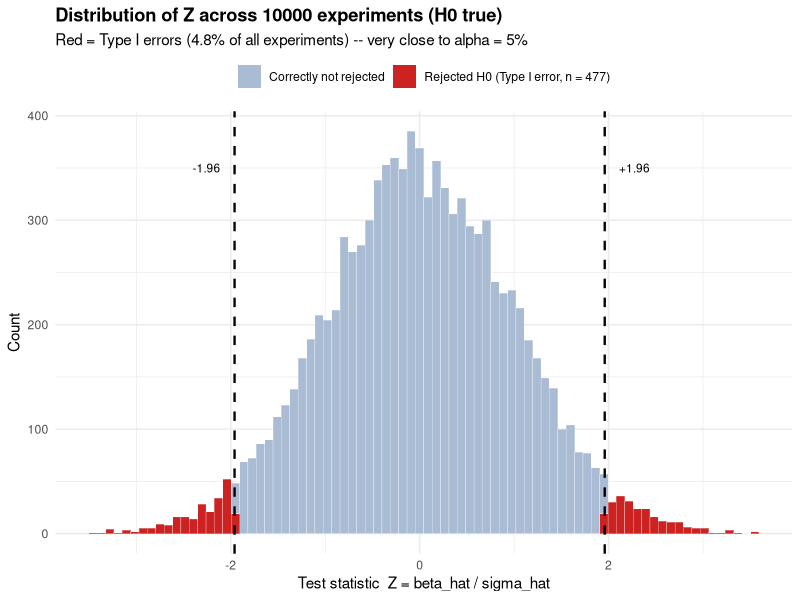
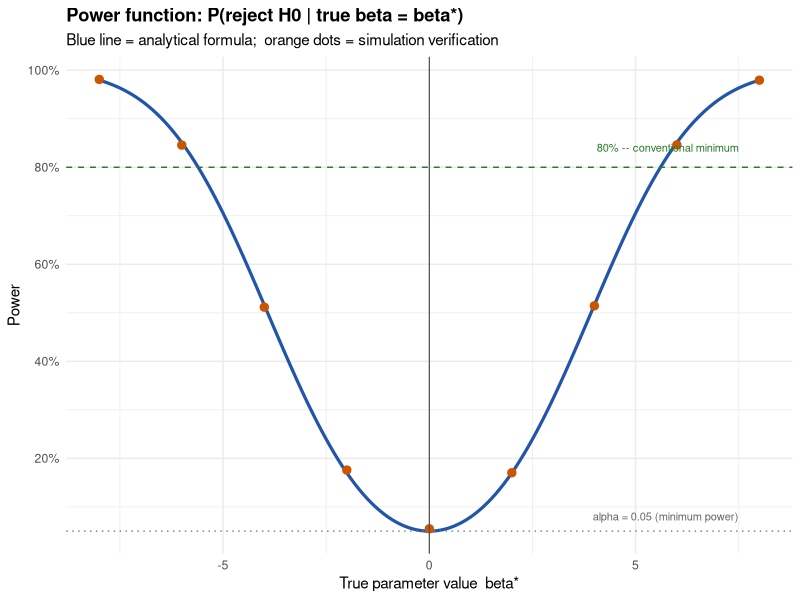
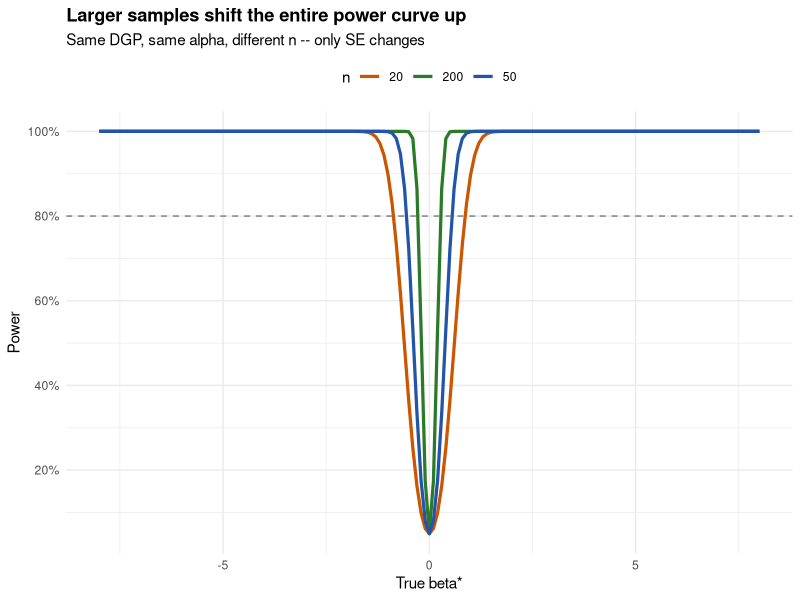
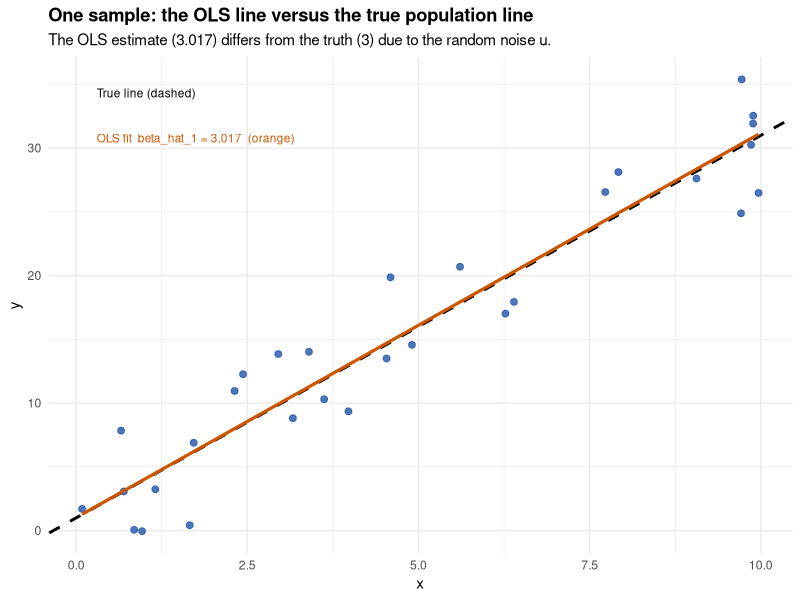
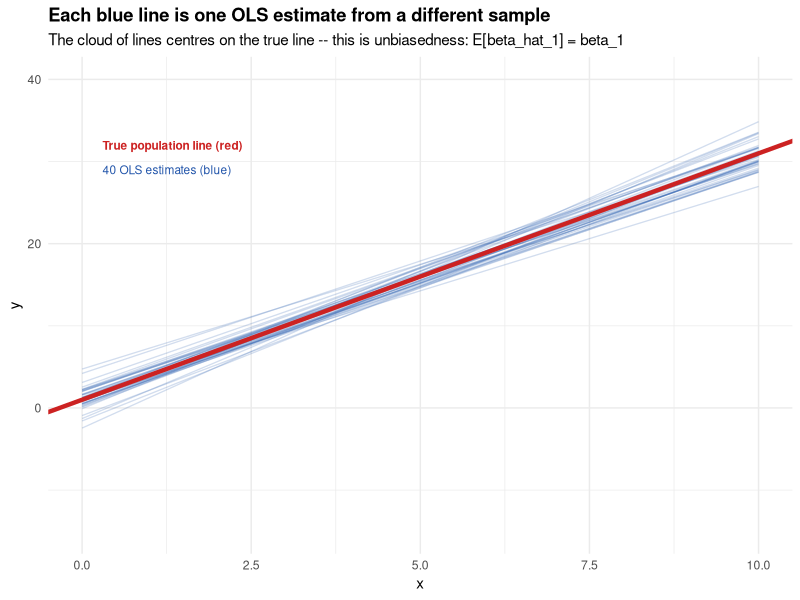
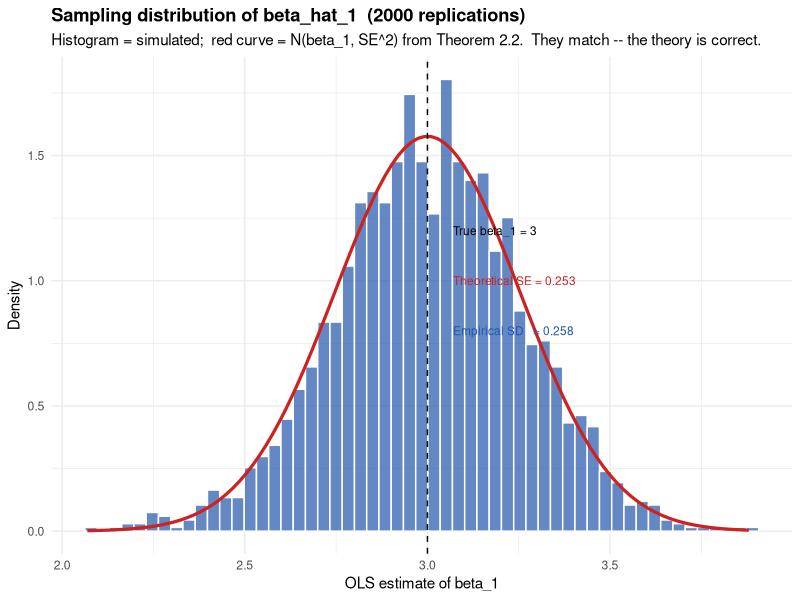
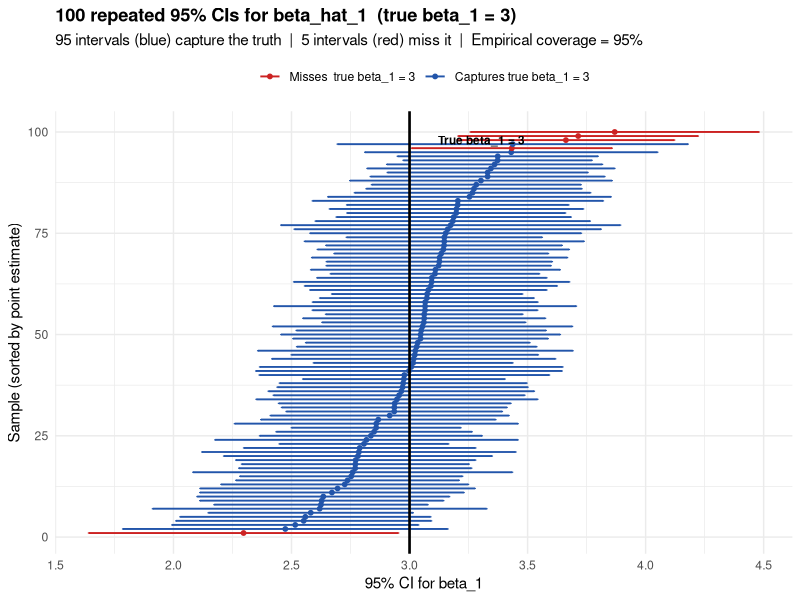
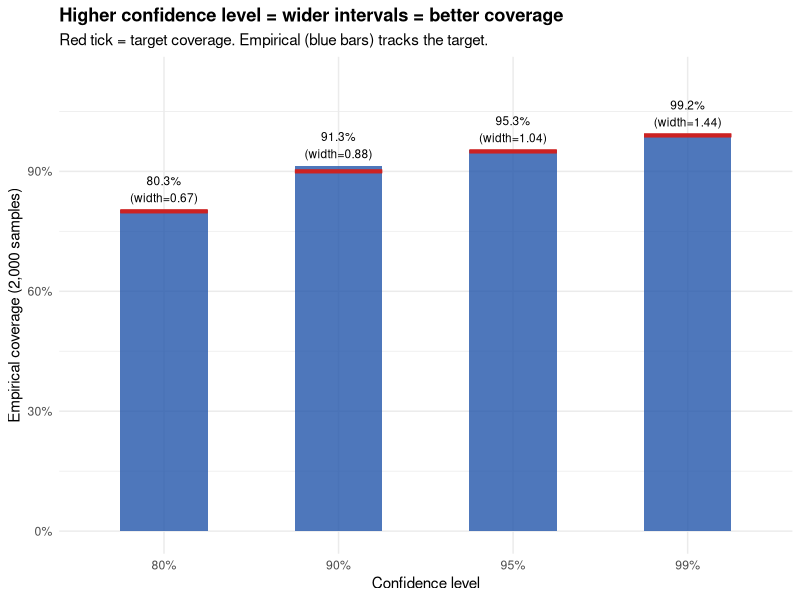

Recreate these plots in R, in order.
## ---- chunk 1
knitr::opts_chunk$set(
  echo    = TRUE,      # always show the code
  message = FALSE,
  warning = FALSE,
  fig.align  = "center",
  fig.width  = 6.3,
  fig.height = 3.8,
  out.width  = "\\textwidth"
)
## ---- chunk 2
# The standard normal N(0,1). How much area lies below 1.96?
pnorm(1.96, mean = 0, sd = 1)

# By symmetry, the area above 1.96 is:
1 - pnorm(1.96, mean = 0, sd = 1)

# The area in BOTH tails beyond +/- 1.96 (= alpha for a two-sided test):
(1 - pnorm(1.96)) + pnorm(-1.96)
## ---- chunk 3
# What value cuts off 97.5% of N(0,1) to the left?
qnorm(0.975)    # answer: 1.96 -- the two-sided critical value at alpha = 0.05

# What value cuts off 95% (one-sided critical value)?
qnorm(0.95)     # answer: 1.645

# What value cuts off 99.5% (for alpha = 0.01, two-sided)?
qnorm(0.995)    # answer: 2.576
## ---- chunk 4
# Verify: pnorm(qnorm(0.975)) should return exactly 0.975
pnorm(qnorm(0.975))

# Verify: qnorm(pnorm(1.96)) should return exactly 1.96
qnorm(pnorm(1.96))
## ---- chunk 5
# -- The TRUE state of the world (unknown to the researcher) --
beta_true <- 0    # H0 is TRUE: the real parameter is zero
sigma_hat <- 2    # the known standard deviation of beta_hat

# -- The researcher's decision rule --
alpha  <- 0.05
z_crit <- qnorm(1 - alpha / 2)   # = 1.96 for a two-sided test

cat("True beta:       ", beta_true, "\n")
cat("sigma_beta_hat:  ", sigma_hat, "\n")
cat("Critical value:  ", round(z_crit, 4), "\n")
cat("We reject H0 when |Z| >", round(z_crit, 4), "\n")
## ---- chunk 6
set.seed(101)   # fix seed so this specific draw is reproducible

# Draw one OLS estimate from the sampling distribution of beta_hat.
# Under our DGP, beta_hat ~ N(beta_true, sigma_hat^2).
# rnorm(n, mean, sd) draws n values from a normal distribution.
beta_hat_observed <- rnorm(1, mean = beta_true, sd = sigma_hat)

cat("The observed estimate is:  beta_hat =", round(beta_hat_observed, 4), "\n")
cat("The true value is:         beta      =", beta_true, "\n")
cat("Difference (due to noise): ", round(beta_hat_observed - beta_true, 4), "\n")
## ---- chunk 7
# Z = (beta_hat - beta_0) / sigma_hat
# Under H0 (beta_0 = 0): Z = beta_hat / sigma_hat
beta_0 <- 0    # the null hypothesis value

Z_observed <- (beta_hat_observed - beta_0) / sigma_hat

cat("Test statistic:  Z = (", round(beta_hat_observed,3), "- 0) /", sigma_hat,
    "=", round(Z_observed, 4), "\n")
cat("Critical value:  +/-", round(z_crit, 4), "\n")
cat("|Z| =", round(abs(Z_observed), 4), "\n")
## ---- chunk 8
# The rejection rule: reject H0 if |Z| > z_crit
reject_H0 <- abs(Z_observed) > z_crit

if (reject_H0) {
  cat("DECISION: Reject H0  (|Z| =", round(abs(Z_observed),3),
      "> z_crit =", round(z_crit,3), ")\n")
} else {
  cat("DECISION: Fail to reject H0  (|Z| =", round(abs(Z_observed),3),
      "<= z_crit =", round(z_crit,3), ")\n")
}
## ---- chunk 9
# Two possibilities:
#   - If we rejected H0 and H0 is TRUE  -> Type I Error
#   - If we did not reject H0 and H0 is TRUE -> Correct decision

if (reject_H0 & beta_true == 0) {
  cat("OUTCOME: Type I Error (false positive).\n")
  cat("         We rejected H0 even though beta = 0 is TRUE.\n")
} else if (!reject_H0 & beta_true == 0) {
  cat("OUTCOME: Correct. We did not reject H0, and H0 is indeed TRUE.\n")
}
## ---- chunk 10
n_sim     <- 10000   # number of simulated experiments
beta_true <- 0       # H0 is TRUE in all 10,000 experiments
sigma_hat <- 2
z_crit    <- qnorm(0.975)   # = 1.96

cat("We will run", n_sim, "experiments.\n")
cat("In every experiment, the true beta =", beta_true, "(H0 is always TRUE).\n")
cat("We reject whenever |Z| >", round(z_crit, 4), "\n")
## ---- chunk 11
# rnorm(n_sim, ...) draws n_sim independent values simultaneously.
# Each value represents beta_hat from one hypothetical experiment.
beta_hat_all <- rnorm(n_sim, mean = beta_true, sd = sigma_hat)

# Inspect the first 10 estimates
cat("First 10 simulated estimates of beta_hat:\n")
round(head(beta_hat_all, 10), 3)
## ---- chunk 12
# Verify: the average should be close to the true beta = 0 (unbiasedness)
cat("Mean of 10,000 estimates:", round(mean(beta_hat_all), 4),
    " (should be close to", beta_true, ")\n")
cat("SD of 10,000 estimates:  ", round(sd(beta_hat_all), 4),
    " (should be close to sigma_hat =", sigma_hat, ")\n")
## ---- chunk 13
# Standardise each estimate: Z = beta_hat / sigma_hat
# This produces 10,000 Z-statistics, one per simulated experiment.
Z_all <- beta_hat_all / sigma_hat

cat("First 10 test statistics:\n")
round(head(Z_all, 10), 3)

# Under H0, each Z should look like a draw from N(0,1).
# Check: mean should be ~0, SD should be ~1.
cat("\nMean of Z statistics:", round(mean(Z_all), 4), " (expected: 0)\n")
cat("SD of Z statistics:  ", round(sd(Z_all), 4),   " (expected: 1)\n")
## ---- chunk 14
# This produces a logical (TRUE/FALSE) vector of length 10,000.
# TRUE  = we rejected H0 in that experiment.
# FALSE = we did not reject H0 in that experiment.
rejected_all <- abs(Z_all) > z_crit

# How many rejections in total?
cat("Total rejections (out of", n_sim, "):", sum(rejected_all), "\n")

# The proportion of rejections = empirical Type I error rate.
# mean() on a TRUE/FALSE vector returns the fraction of TRUEs.
empirical_size <- mean(rejected_all)
cat("Empirical Type I error rate:", round(empirical_size, 4),
    " -- target: alpha =", alpha, "\n")
## ---- chunk 15
library(ggplot2)

df_size <- data.frame(Z = Z_all, rejected = rejected_all)

ggplot(df_size, aes(x = Z, fill = rejected)) +
  geom_histogram(bins = 80, color = "white", linewidth = 0.1) +
  scale_fill_manual(
    values = c("TRUE" = "#cc2222", "FALSE" = "#aabbd4"),
    labels = c("TRUE"  = paste0("Rejected H0 (Type I error, n = ", sum(rejected_all), ")"),
               "FALSE" = "Correctly not rejected"),
    name = NULL) +
  geom_vline(xintercept = c(-z_crit, z_crit), linetype = "dashed", linewidth = 0.8) +
  annotate("text", x =  z_crit + 0.15, y = 350, label = "+1.96", hjust = 0, size = 3) +
  annotate("text", x = -z_crit - 0.15, y = 350, label = "-1.96", hjust = 1, size = 3) +
  labs(
    title    = paste0("Distribution of Z across ", n_sim, " experiments (H0 true)"),
    subtitle = paste0("Red = Type I errors (", round(empirical_size*100,1),
                      "% of all experiments) -- very close to alpha = 5%"),
    x = "Test statistic  Z = beta_hat / sigma_hat",
    y = "Count"
  ) +
  theme_minimal(base_size = 11) +
  theme(legend.position = "top", plot.title = element_text(face = "bold"))
## ---- chunk 16
sigma_hat <- 2
z_crit    <- qnorm(0.975)

# When beta* = 6: the test statistic Z = beta_hat / 2 ~ N(6/2, 1) = N(3, 1)
beta_star  <- 6
delta      <- beta_star / sigma_hat   # signal-to-noise ratio

cat("True effect:          beta* =", beta_star, "\n")
cat("Signal-to-noise:      delta = beta*/sigma_hat =", delta, "\n")
cat("Distribution of Z:    N(delta, 1) = N(", delta, ", 1)\n")
cat("Distribution under H0: N(0, 1)\n")
cat("The distribution has shifted RIGHT by", delta, "units.\n")
## ---- chunk 17
# RIGHT tail: P(Z > 1.96) when Z ~ N(delta, 1)
# Standardise: let W = Z - delta ~ N(0,1), then Z > 1.96 <=> W > 1.96 - delta
right_tail <- 1 - pnorm(z_crit - delta)   # = P(W > z_crit - delta)

# LEFT tail: P(Z < -1.96) when Z ~ N(delta, 1)
# Z < -1.96 <=> W < -1.96 - delta
left_tail  <- pnorm(-z_crit - delta)       # = P(W < -z_crit - delta)

power_beta6 <- right_tail + left_tail

cat("Right tail contribution: P(Z > 1.96) =", round(right_tail, 4), "\n")
cat("Left  tail contribution: P(Z < -1.96) =", round(left_tail, 4), "\n")
cat("Power at beta* = 6:      ", round(power_beta6, 4),
    "-- i.e.", round(power_beta6*100, 1), "%\n")
## ---- chunk 18
set.seed(42)
n_sim_power <- 10000

# Simulate 10,000 experiments where the TRUE beta = 6 (H0 is FALSE)
beta_hat_h1 <- rnorm(n_sim_power, mean = beta_star, sd = sigma_hat)
Z_h1        <- beta_hat_h1 / sigma_hat    # test statistic (computed as if H0 were true)
rejected_h1 <- abs(Z_h1) > z_crit        # apply the decision rule

simulated_power <- mean(rejected_h1)   # fraction of correct rejections = power

cat("Analytical power at beta* =", beta_star, ":", round(power_beta6, 4), "\n")
cat("Simulated  power at beta* =", beta_star, ":", round(simulated_power, 4), "\n")
cat("They agree: the formula is correct.\n")
## ---- chunk 19
# Grid of candidate true values
beta_grid <- seq(-8, 8, by = 0.1)

# For each value on the grid, compute delta and then power analytically
delta_grid     <- beta_grid / sigma_hat
power_curve    <- pnorm(-z_crit - delta_grid) + (1 - pnorm(z_crit - delta_grid))

# Simulation check at a coarser grid (5,000 draws per point)
beta_check  <- seq(-8, 8, by = 2)
power_check <- sapply(beta_check, function(b) {
  Z_check <- rnorm(5000, mean = b, sd = sigma_hat) / sigma_hat
  mean(abs(Z_check) > z_crit)
})

# Plot
df_curve <- data.frame(beta = beta_grid, power = power_curve)
df_check <- data.frame(beta = beta_check, power = power_check)

ggplot() +
  geom_line(data = df_curve, aes(x = beta, y = power),
            color = "#2255aa", linewidth = 1.1) +
  geom_point(data = df_check, aes(x = beta, y = power),
             color = "#cc5500", size = 2.5) +
  geom_hline(yintercept = 0.05, linetype = "dotted", color = "grey50") +
  geom_hline(yintercept = 0.80, linetype = "dashed", color = "#2a7a2a") +
  geom_vline(xintercept = 0, color = "grey30", linewidth = 0.4) +
  annotate("text", x = 7.5, y = 0.08, label = "alpha = 0.05 (minimum power)",
           size = 2.8, hjust = 1, color = "grey40") +
  annotate("text", x = 7.5, y = 0.84, label = "80% -- conventional minimum",
           size = 2.8, hjust = 1, color = "#2a7a2a") +
  scale_y_continuous(labels = scales::percent, breaks = seq(0, 1, 0.2)) +
  labs(title    = "Power function: P(reject H0 | true beta = beta*)",
       subtitle = "Blue line = analytical formula;  orange dots = simulation verification",
       x = "True parameter value  beta*",  y = "Power") +
  theme_minimal(base_size = 11) +
  theme(plot.title = element_text(face = "bold"))
## ---- chunk 20
# The SE formula from Wooldridge Theorem 2.2:
#   SE(beta_hat) = sigma / sqrt(SST_x)
#
# For x ~ Uniform(0, 10):
#   E[SST_x] = n * Var(x) = n * 10^2/12
#   => SE = sigma_u / sqrt(n * 100/12)
#
# Larger n => smaller SE => larger delta = beta*/SE => higher power

sigma_u <- 4    # error standard deviation
x_range <- 10   # x ~ Uniform(0, x_range)

# For each sample size, recompute the power curve with the appropriate SE
n_values   <- c(20, 50, 200)
power_by_n <- do.call(rbind, lapply(n_values, function(n) {
  se_n      <- sigma_u / sqrt(n * x_range^2 / 12)   # SE for this n
  delta_n   <- beta_grid / se_n
  power_n   <- pnorm(-z_crit - delta_n) + (1 - pnorm(z_crit - delta_n))

  cat("n =", sprintf("%3d", n),
      "  SE(beta_hat) =", round(se_n, 3),
      "  Power at beta*=2:", round(power_n[beta_grid == 2], 3), "\n")

  data.frame(beta = beta_grid, power = power_n, n = as.character(n))
}))

ggplot(power_by_n, aes(x = beta, y = power, color = n)) +
  geom_line(linewidth = 1.1) +
  geom_hline(yintercept = 0.80, linetype = "dashed", color = "grey50") +
  scale_color_manual(values = c("20"="#cc5500","50"="#2255aa","200"="#2a7a2a"),
                     name = "n") +
  scale_y_continuous(labels = scales::percent, breaks = seq(0, 1, 0.2)) +
  labs(title    = "Larger samples shift the entire power curve up",
       subtitle = "Same DGP, same alpha, different n -- only SE changes",
       x = "True beta*", y = "Power") +
  theme_minimal(base_size = 11) +
  theme(plot.title = element_text(face = "bold"), legend.position = "top")
## ---- chunk 21
# These are population-level parameters -- the researcher NEVER observes them.
beta0_true <- 1    # true intercept
beta1_true <- 3    # true slope  (this is what we want to estimate)
sigma_u    <- 4    # standard deviation of the error term u
n_obs      <- 30   # observations per sample

cat("DGP:  y_i = ", beta0_true, "+ ", beta1_true, "* x_i + u_i\n")
cat("      u_i ~ N(0,", sigma_u^2, ")\n")
cat("      x_i ~ Uniform(0, 10)\n")
cat("      n   =", n_obs, "observations per sample\n")
## ---- chunk 22
set.seed(7)

# Draw x from Uniform(0, 10) -- satisfies SLR.2 and SLR.3
x_sample <- runif(n_obs, min = 0, max = 10)

# Generate the error term: u ~ N(0, sigma_u^2)
u_sample <- rnorm(n_obs, mean = 0, sd = sigma_u)

# Apply the DGP to get y
y_sample <- beta0_true + beta1_true * x_sample + u_sample

# Look at the first 5 observations
df_sample <- data.frame(x = x_sample, u = u_sample, y = y_sample)
cat("First 5 observations:\n")
print(round(head(df_sample, 5), 3))

cat("\nNote: y = 1 + 3*x + u. For observation 1:\n")
cat("  y =", round(y_sample[1],3), "=",
    beta0_true, "+", beta1_true, "*", round(x_sample[1],3),
    "+", round(u_sample[1],3), "\n")
## ---- chunk 23
# lm(y ~ x) minimises sum of (y_i - b0 - b1*x_i)^2 over b0 and b1.
# It returns the OLS estimates beta_hat_0 and beta_hat_1.
model      <- lm(y_sample ~ x_sample)
beta0_hat  <- coef(model)[1]   # estimated intercept
beta1_hat  <- coef(model)[2]   # estimated slope

cat("OLS results from this one sample:\n")
cat("  beta_hat_0 (intercept) =", round(beta0_hat, 3),
    "  [true value:", beta0_true, "]\n")
cat("  beta_hat_1 (slope)     =", round(beta1_hat, 3),
    "  [true value:", beta1_true, "]\n")
cat("  Estimation error:       ", round(beta1_hat - beta1_true, 3), "\n")
## ---- chunk 24
ggplot(df_sample, aes(x = x, y = y)) +
  geom_point(color = "#2255aa", size = 2, alpha = 0.8) +
  geom_abline(slope = beta1_true, intercept = beta0_true,
              color = "black", linewidth = 1, linetype = "dashed") +
  geom_smooth(method = "lm", se = FALSE, color = "#cc5500", linewidth = 1.1) +
  annotate("text", x = 0.3, y = max(y_sample) * 0.97,
           label = "True line (dashed)", hjust = 0, size = 3) +
  annotate("text", x = 0.3, y = max(y_sample) * 0.87,
           label = paste0("OLS fit  beta_hat_1 = ", round(beta1_hat, 3), "  (orange)"),
           hjust = 0, size = 3, color = "#cc5500") +
  labs(title    = "One sample: the OLS line versus the true population line",
       subtitle = paste0("The OLS estimate (", round(beta1_hat,3),
                         ") differs from the truth (", beta1_true,
                         ") due to the random noise u."),
       x = "x", y = "y") +
  theme_minimal(base_size = 11) +
  theme(plot.title = element_text(face = "bold"))
## ---- chunk 25
set.seed(42)
n_lines <- 40

# For each of 40 independent samples, run Steps 2-3 and save the coefficients.
# We only need the coefficients (b0, b1) -- not the raw data -- to draw the line.
all_coefs <- do.call(rbind, lapply(seq_len(n_lines), function(i) {
  x <- runif(n_obs, 0, 10)
  y <- beta0_true + beta1_true * x + rnorm(n_obs, 0, sigma_u)
  m <- lm(y ~ x)
  data.frame(sim = i, b0 = coef(m)[1], b1 = coef(m)["x"])
}))

cat("Summary of 40 OLS slope estimates:\n")
cat("  Mean:   ", round(mean(all_coefs$b1), 3),
    " (should be close to true beta1 =", beta1_true, ")\n")
cat("  Min:    ", round(min(all_coefs$b1), 3), "\n")
cat("  Max:    ", round(max(all_coefs$b1), 3), "\n")
cat("  Range:  ", round(diff(range(all_coefs$b1)), 3),
    " -- this is sampling variability\n")

# Build (x, y) prediction pairs for each of the 40 lines
x_grid <- seq(0, 10, length.out = 80)
df_lines <- do.call(rbind, lapply(seq_len(nrow(all_coefs)), function(i) {
  data.frame(sim = i, x = x_grid,
             y   = all_coefs$b0[i] + all_coefs$b1[i] * x_grid)
}))

ggplot() +
  geom_line(data = df_lines, aes(x = x, y = y, group = sim),
            color = "#2255aa", alpha = 0.2, linewidth = 0.45) +
  geom_abline(slope = beta1_true, intercept = beta0_true,
              color = "#cc2222", linewidth = 1.5) +
  annotate("text", x = 0.3, y = 32, color = "#cc2222", hjust = 0, size = 3,
           fontface = "bold", label = "True population line (red)") +
  annotate("text", x = 0.3, y = 29, color = "#2255aa", hjust = 0, size = 3,
           label = paste0(n_lines, " OLS estimates (blue)")) +
  coord_cartesian(ylim = c(-15, 40)) +
  labs(title    = "Each blue line is one OLS estimate from a different sample",
       subtitle = paste0("The cloud of lines centres on the true line -- this is unbiasedness: ",
                         "E[beta_hat_1] = beta_1"),
       x = "x", y = "y") +
  theme_minimal(base_size = 11) +
  theme(plot.title = element_text(face = "bold"))
## ---- chunk 26
set.seed(1)
n_reps <- 2000

# Collect 2,000 slope estimates. replicate() runs the expression n_reps times
# and collects the result into a vector.
b1_all <- replicate(n_reps, {
  x <- runif(n_obs, 0, 10)
  y <- beta0_true + beta1_true * x + rnorm(n_obs, 0, sigma_u)
  coef(lm(y ~ x))["x"]   # return only the slope
})

cat("Results from", n_reps, "OLS estimates:\n")
cat("  Mean:                ", round(mean(b1_all), 4),
    " (should be", beta1_true, ")\n")
cat("  Standard deviation:  ", round(sd(b1_all), 4), "\n")

# Theoretical SE from Wooldridge Theorem 2.2:
# SE(beta_hat_1) = sigma / sqrt(SST_x)
# For x ~ Uniform(0,10): Var(x) = 10^2/12, E[SST_x] = n * Var(x)
se_theoretical <- sigma_u / sqrt(n_obs * 10^2 / 12)
cat("  Theoretical SE:      ", round(se_theoretical, 4),
    " (from Theorem 2.2: sigma/sqrt(E[SST_x]))\n")
cat("  Agreement:           ",
    round(abs(sd(b1_all) - se_theoretical), 4), "difference\n")
## ---- chunk 27
# Plot the empirical histogram and overlay the theoretical normal density
ggplot(data.frame(b1 = b1_all), aes(x = b1)) +
  geom_histogram(aes(y = after_stat(density)), bins = 55,
                 fill = "#2255aa", alpha = 0.7, color = "white") +
  # Theoretical density: N(beta1_true, se_theoretical^2)
  stat_function(fun  = dnorm,
                args = list(mean = beta1_true, sd = se_theoretical),
                color = "#cc2222", linewidth = 1.1) +
  geom_vline(xintercept = beta1_true, linetype = "dashed") +
  annotate("text", x = beta1_true + 0.07, y = 1.20,
           label = paste0("True beta_1 = ", beta1_true), hjust = 0, size = 3) +
  annotate("text", x = beta1_true + 0.07, y = 1.00,
           label = paste0("Theoretical SE = ", round(se_theoretical, 3)),
           hjust = 0, size = 3, color = "#cc2222") +
  annotate("text", x = beta1_true + 0.07, y = 0.80,
           label = paste0("Empirical SD   = ", round(sd(b1_all), 3)),
           hjust = 0, size = 3, color = "#2255aa") +
  labs(title    = paste0("Sampling distribution of beta_hat_1  (", n_reps, " replications)"),
       subtitle = paste0("Histogram = simulated;  red curve = N(beta_1, SE^2) from Theorem 2.2.  ",
                         "They match -- the theory is correct."),
       x = "OLS estimate of beta_1", y = "Density") +
  theme_minimal(base_size = 11) +
  theme(plot.title = element_text(face = "bold"))
## ---- chunk 28
# Fit OLS to one sample and inspect what confint() computes
set.seed(55)
x_ex <- runif(n_obs, 0, 10)
y_ex <- beta0_true + beta1_true * x_ex + rnorm(n_obs, 0, sigma_u)
m_ex <- lm(y_ex ~ x_ex)

# Extract ingredients manually
beta1_hat_ex <- coef(m_ex)["x_ex"]
se_hat_ex    <- summary(m_ex)$coefficients["x_ex", "Std. Error"]
df_ex        <- m_ex$df.residual           # degrees of freedom = n - 2
t_crit_ex    <- qt(0.975, df = df_ex)      # t critical value (not z, because sigma unknown)

lower_manual <- beta1_hat_ex - t_crit_ex * se_hat_ex
upper_manual <- beta1_hat_ex + t_crit_ex * se_hat_ex

cat("Manual construction of the 95% CI:\n")
cat("  beta_hat_1 =", round(beta1_hat_ex, 4), "\n")
cat("  SE(beta_hat_1) =", round(se_hat_ex, 4), "\n")
cat("  t critical value (df =", df_ex, ") =", round(t_crit_ex, 4), "\n")
cat("  Margin of error = t * SE =", round(t_crit_ex * se_hat_ex, 4), "\n")
cat("  CI = [", round(lower_manual, 4), ",", round(upper_manual, 4), "]\n\n")

# Now compare with confint()
cf_auto <- confint(m_ex, "x_ex", level = 0.95)
cat("confint() result:\n")
cat("  CI = [", round(cf_auto[1], 4), ",", round(cf_auto[2], 4), "]\n")
cat("They match -- confint() is doing exactly beta_hat +/- t * SE.\n")
## ---- chunk 29
# A CI [lower, upper] captures beta1_true if lower <= beta1_true <= upper.
captures_ex <- lower_manual <= beta1_true & beta1_true <= upper_manual

cat("True beta_1 =", beta1_true, "\n")
cat("CI = [", round(lower_manual,3), ",", round(upper_manual,3), "]\n")
cat("Does this CI capture the true value?", captures_ex, "\n")

if (captures_ex) {
  cat("-> YES. The interval contains the truth.\n")
} else {
  cat("-> NO. This is one of the ~5% that miss the truth.\n")
}
## ---- chunk 30
set.seed(123)
n_ci <- 100   # number of CIs to construct

# For each of 100 samples: draw data, fit OLS, extract CI, check coverage.
ci_results <- lapply(seq_len(n_ci), function(i) {
  x  <- runif(n_obs, 0, 10)
  y  <- beta0_true + beta1_true * x + rnorm(n_obs, 0, sigma_u)
  m  <- lm(y ~ x)
  cf <- confint(m, "x", level = 0.95)
  data.frame(
    sample   = i,
    est      = coef(m)["x"],   # point estimate
    lower    = cf[1],
    upper    = cf[2],
    captures = cf[1] <= beta1_true & beta1_true <= cf[2]
  )
})

df_ci <- do.call(rbind, ci_results)

# Summary
cat("Results across", n_ci, "samples:\n")
cat("  CIs that capture beta_1 = 3: ", sum(df_ci$captures), "\n")
cat("  CIs that miss  beta_1 = 3:  ", sum(!df_ci$captures), "\n")
cat("  Empirical coverage rate:      ", round(mean(df_ci$captures)*100, 1), "%\n")
cat("  Nominal  coverage rate:       95%\n")
## ---- chunk 31
# Sort by point estimate to make the plot readable
df_ci <- df_ci[order(df_ci$est), ]
df_ci$rank <- seq_len(nrow(df_ci))

ggplot(df_ci, aes(x = est, xmin = lower, xmax = upper, y = rank,
                  color = captures)) +
  geom_errorbarh(height = 0.3, linewidth = 0.65) +
  geom_point(size = 1.3) +
  geom_vline(xintercept = beta1_true, linewidth = 0.9) +
  scale_color_manual(
    values = c("TRUE"  = "#2255aa", "FALSE" = "#cc2222"),
    labels = c("TRUE"  = paste0("Captures true beta_1 = ", beta1_true),
               "FALSE" = paste0("Misses  true beta_1 = ", beta1_true)),
    name = NULL) +
  annotate("text", x = beta1_true + 0.12, y = 98,
           label = paste0("True beta_1 = ", beta1_true),
           hjust = 0, size = 3, fontface = "bold") +
  labs(
    title    = paste0("100 repeated 95% CIs for beta_hat_1  (true beta_1 = ", beta1_true, ")"),
    subtitle = paste0(sum(df_ci$captures), " intervals (blue) capture the truth  |  ",
                      sum(!df_ci$captures), " intervals (red) miss it  |  ",
                      "Empirical coverage = ", round(mean(df_ci$captures)*100,1), "%"),
    x = "95% CI for beta_1",
    y = "Sample (sorted by point estimate)"
  ) +
  theme_minimal(base_size = 11) +
  theme(plot.title = element_text(face = "bold"), legend.position = "top")
## ---- chunk 32
set.seed(999)
conf_levels <- c(0.80, 0.90, 0.95, 0.99)

# For each confidence level, repeat 2,000 times and check coverage
coverage_table <- do.call(rbind, lapply(conf_levels, function(lev) {
  # replicate() runs the expression 2,000 times and returns a vector
  cvg <- replicate(2000, {
    x  <- runif(n_obs, 0, 10)
    y  <- beta0_true + beta1_true * x + rnorm(n_obs, 0, sigma_u)
    cf <- confint(lm(y ~ x), "x", level = lev)
    cf[1] <= beta1_true & beta1_true <= cf[2]
  })
  # Also record the average width of the CI at this level
  wid <- replicate(500, {
    x  <- runif(n_obs, 0, 10)
    y  <- beta0_true + beta1_true * x + rnorm(n_obs, 0, sigma_u)
    cf <- confint(lm(y ~ x), "x", level = lev)
    cf[2] - cf[1]
  })
  data.frame(level = lev, label = paste0(lev*100, "%"),
             coverage = mean(cvg), avg_width = mean(wid))
}))

# Print the table
cat("Nominal vs. Empirical Coverage:\n\n")
cat(sprintf("%-12s %-18s %-14s\n", "Level", "Empirical coverage", "Avg CI width"))
cat(strrep("-", 46), "\n")
for (i in seq_len(nrow(coverage_table))) {
  cat(sprintf("%-12s %-18s %-14s\n",
    coverage_table$label[i],
    paste0(round(coverage_table$coverage[i]*100,1), "%"),
    round(coverage_table$avg_width[i], 3)))
}

# Plot
ggplot(coverage_table, aes(x = label, y = coverage)) +
  geom_col(fill = "#2255aa", alpha = 0.8, width = 0.5) +
  geom_errorbar(aes(ymin = level, ymax = level), color = "#cc2222",
                linewidth = 1.3, width = 0.5) +
  geom_text(aes(label = paste0(round(coverage*100,1), "%\n(width=",
                               round(avg_width,2), ")")),
            vjust = -0.3, size = 3) +
  scale_y_continuous(limits = c(0, 1.13), labels = scales::percent) +
  labs(title    = "Higher confidence level = wider intervals = better coverage",
       subtitle = "Red tick = target coverage. Empirical (blue bars) tracks the target.",
       x = "Confidence level", y = "Empirical coverage (2,000 samples)") +
  theme_minimal(base_size = 11) +
  theme(plot.title = element_text(face = "bold"))
